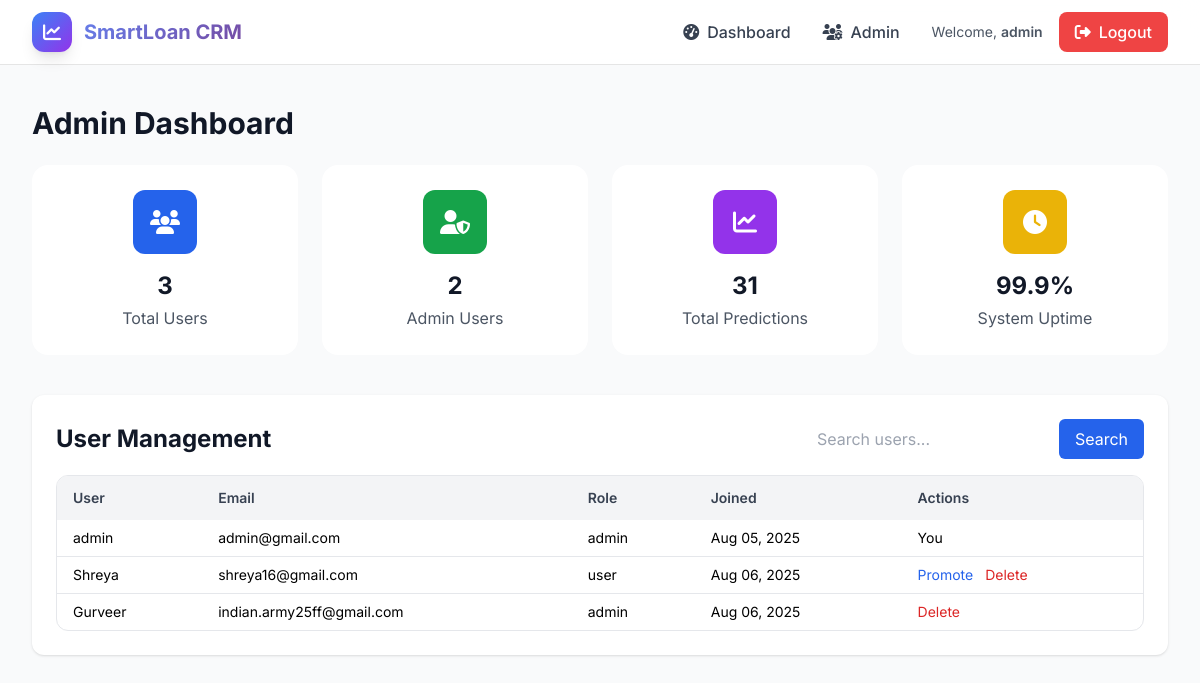
The app's page /admin (signed in) with its own data.
### app/models.py (models this page shows, shortened)
class User(UserMixin, db.Model):
    id = db.Column(db.Integer, primary_key=True)
    username = db.Column(db.String(64), unique=True, nullable=False)
    email = db.Column(db.String(120), unique=True, nullable=False)
    password_hash = db.Column(db.String(256))
    role = db.Column(db.String(20), default='user')
    created_at = db.Column(db.DateTime, default=datetime.utcnow)
    predictions = db.relationship('Prediction', backref='user', lazy=True, cascade="all, delete-orphan")

### app/routes.py (the view)
@bp.route('/admin')
@login_required
def admin_dashboard():
    if current_user.role != 'admin':
        abort(403)
    users = User.query.all()
    return render_template('admin_dashboard.html', users=users)

### app/__init__.py (called while the page is built)
def create_app():
    app = Flask(__name__)
    app.config['SECRET_KEY'] = '4810f5b06aae3d7b426d1537e6366e48'
    app.config['SQLALCHEMY_DATABASE_URI'] = 'sqlite:///site.db'
    db.init_app(app)
    bcrypt.init_app(app)
    login_manager.init_app(app)
    migrate.init_app(app, db)
    from .models import User  # 🔑 Needed for login manager
    from .routes import bp as routes
    app.register_blueprint(routes)
    @login_manager.user_loader
    def load_user(user_id):
        return User.query.get(int(user_id))  # 🔥 This solves the error
    @app.errorhandler(403)
    def forbidden(e):
        return render_template('403.html'), 403
    @app.template_filter('from_json')
    def from_json_filter(s):
        try:
            return json.loads(s)
        except (TypeError, json.JSONDecodeError):
            return {}
    return app

### app/templates/admin_dashboard.html (shortened to what this page needs)
{% extends "base.html" %}
{% block content %}
<div class="min-h-screen bg-gray-50 py-10 px-4 sm:px-6 lg:px-8">
  <div class="max-w-7xl mx-auto">
    <h1 class="text-3xl font-bold text-gray-900 mb-6">Admin Dashboard</h1>
    <div class="grid grid-cols-1 sm:grid-cols-2 lg:grid-cols-4 gap-6 mb-10">
      <div class="stat-card card-modern rounded-2xl p-6 text-center hover-lift">
        <div class="w-16 h-16 bg-blue-600 rounded-xl flex items-center justify-center mx-auto mb-4">
          <i class="fas fa-users text-white text-2xl"></i>
        </div>
        <div class="text-2xl font-bold text-gray-900 mb-1">{{ users|length }}</div>
        <div class="text-gray-600">Total Users</div>
      </div>
      <div class="stat-card card-modern rounded-2xl p-6 text-center hover-lift">
        <div class="w-16 h-16 bg-green-600 rounded-xl flex items-center justify-center mx-auto mb-4">
          <i class="fas fa-user-shield text-white text-2xl"></i>
        </div>
        <div class="text-2xl font-bold text-gray-900 mb-1">
            {{ users|selectattr('role', 'equalto', 'admin')|list|length }}
        </div>
        <div class="text-gray-600">Admin Users</div>
      </div>
      <div class="stat-card card-modern rounded-2xl p-6 text-center hover-lift cursor-pointer" onclick="togglePredictionDetails()">
        <div class="w-16 h-16 bg-purple-600 rounded-xl flex items-center justify-center mx-auto mb-4">
          <i class="fas fa-chart-line text-white text-2xl"></i>
        </div>
        <div class="text-2xl font-bold text-gray-900 mb-1">
          {% set total_predictions = users | map(attribute='predictions') | map('length') | sum %}
          {{ total_predictions if total_predictions else 0 }}
        </div>
        <div class="text-gray-600">Total Predictions</div>
      </div>
      <div class="stat-card card-modern rounded-2xl p-6 text-center hover-lift">
        <div class="w-16 h-16 bg-yellow-500 rounded-xl flex items-center justify-center mx-auto mb-4">
          <i class="fas fa-clock text-white text-2xl"></i>
        </div>
        <div class="text-2xl font-bold text-gray-900 mb-1">99.9%</div>
        <div class="text-gray-600">System Uptime</div>
      </div>
    </div>
    <div class="bg-white shadow rounded-xl p-6 mb-10">
      <div class="flex items-center justify-between mb-4">
        <h2 class="text-2xl font-bold text-gray-900">User Management</h2>
        <form method="GET" action="{{ url_for('routes.admin_dashboard') }}" class="flex space-x-2">
          <input type="text" name="search" placeholder="Search users..." class="input-modern" />
          <button type="submit" class="btn-modern bg-blue-600 text-white rounded-md px-4 py-2">Search</button>
        </form>
      </div>
      <div class="overflow-auto rounded-xl border border-gray-200">
        <table class="min-w-full text-sm">
          <thead class="bg-gray-100">
            <tr>
              <th class="px-4 py-3 text-left font-semibold text-gray-700">User</th>
              <th class="px-4 py-3 text-left font-semibold text-gray-700">Email</th>
              <th class="px-4 py-3 text-left font-semibold text-gray-700">Role</th>
              <th class="px-4 py-3 text-left font-semibold text-gray-700">Joined</th>
              <th class="px-4 py-3 text-left font-semibold text-gray-700">Actions</th>
            </tr>
          </thead>
          <tbody class="divide-y">
            {% for user in users %}
            <tr>
              <td class="px-4 py-2">{{ user.username }}</td>
              <td class="px-4 py-2">{{ user.email }}</td>
              <td class="px-4 py-2">{{ user.role }}</td>
              <td class="px-4 py-2">{{ user.created_at.strftime('%b %d, %Y') }}</td>
              <td class="px-4 py-2">
                {% if current_user.id == user.id %}
                  You
                {% else %}
                  {% if user.role != 'admin' %}
                    <a href="{{ url_for('routes.promote_user', user_id=user.id) }}"
                      class="text-blue-600 hover:underline mr-2"
                      onclick="return confirm('Are you sure you want to promote this user as admin? This change is permanent.');">
                      Promote
                    </a>
                  {% endif %}
                  <a href="{{ url_for('routes.delete_user', user_id=user.id) }}"
                    class="text-red-600 hover:underline"
                    onclick="return confirm('{{ 'This user has prediction history. Are you sure you want to delete all their data?' if user.predictions|length > 0 else 'Are you sure you want to delete this user?' }}');">
                    Delete
                  </a>
                {% endif %}
              </td>
            </tr>
            {% endfor %}
          </tbody>
        </table>
      </div>
    </div>
  </div>
</div>
{% endblock %}

### app/templates/base.html (shortened to what this page needs)
<!DOCTYPE html>
<html lang="en" class="scroll-smooth">
<head>
    <script src="https://cdn.tailwindcss.com"></script>
    <link href="https://cdnjs.cloudflare.com/ajax/libs/font-awesome/6.4.0/css/all.min.css" rel="stylesheet">
    <link href="{{ url_for('static', filename='css/animations.css') }}" rel="stylesheet">
</head>
<body class="bg-gradient-to-br from-blue-50 via-indigo-50 to-purple-50 min-h-screen">
    <nav class="navbar-glass sticky top-0 z-50 animate-fade-in">
        <div class="max-w-7xl mx-auto px-4 sm:px-6 lg:px-8">
            <div class="flex justify-between items-center h-16">
                <div class="flex items-center">
                    <a href="{{ url_for('routes.home') }}" class="flex items-center space-x-3 hover:scale-105 transition-transform duration-300">
                        <div class="w-10 h-10 bg-gradient-to-br from-blue-500 to-purple-600 rounded-xl flex items-center justify-center text-white font-bold text-lg shadow-lg">
                            <i class="fas fa-chart-line"></i>
                        </div>
                        <span class="text-xl font-bold gradient-text">SmartLoan CRM</span>
                    </a>
                </div>
                <div class="hidden md:flex items-center space-x-8">
                    {% if current_user.is_authenticated %}
                        <a href="{{ url_for('routes.user_dashboard') }}" class="nav-link text-gray-700 hover:text-blue-600 font-medium transition-colors duration-300">
                            <i class="fas fa-tachometer-alt mr-2"></i>Dashboard
                        </a>
                        {% if current_user.role == 'admin' %}
                            <a href="{{ url_for('routes.admin_dashboard') }}" class="nav-link text-gray-700 hover:text-purple-600 font-medium transition-colors duration-300">
                                <i class="fas fa-users-cog mr-2"></i>Admin
                            </a>
                        {% endif %}
                        <div class="flex items-center space-x-4">
                            <span class="text-sm text-gray-600">Welcome, <span class="font-semibold">{{ current_user.username }}</span></span>
                            <a href="{{ url_for('routes.logout') }}" class="bg-red-500 hover:bg-red-600 text-white px-4 py-2 rounded-lg font-medium transition-all duration-300 hover:scale-105">
                                <i class="fas fa-sign-out-alt mr-2"></i>Logout
                            </a>
                        </div>
                    {% endif %}
                </div>
            </div>
        </div>
    </nav>
    <main class="page-transition">
        {% block content %}{% endblock %}
    </main>
</body>
</html>

### app/static/css/animations.css (style rules this page uses)
.animate-fade-in { animation: fadeIn 0.6s ease-out forwards; }
.hover-lift { transition: all 0.3s cubic-bezier(0.4, 0, 0.2, 1); }
.page-transition { animation: fadeIn 0.5s ease-out; }
.card-modern { background: rgba(255, 255, 255, 0.95); backdrop-filter: blur(10px); border: 1px solid rgba(255, 255, 255, 0.2); transition: all 0.3s ease; }

### app/templates/base.html (style rules this page uses)
body { font-family: 'Inter', sans-serif; }
.navbar-glass { background: rgba(255, 255, 255, 0.95); backdrop-filter: blur(20px); border-bottom: 1px solid rgba(0, 0, 0, 0.1); }
.gradient-text { background: linear-gradient(135deg, #667eea 0%, #764ba2 100%); -webkit-background-clip: text; -webkit-text-fill-color: transparent; background-clip: text; }

### records on screen
User: username "admin", email "admin@gmail.com", role "admin", created_at "Aug 05, 2025", shows "You"
User: username "Shreya", email "shreya16@gmail.com", role "user", created_at "Aug 06, 2025"
User: username "Gurveer", email "indian.army25ff@gmail.com", role "admin", created_at "Aug 06, 2025"

### other values on screen
{{ users|length }} "3"
{{ users|selectattr('role', 'equalto', 'admin')|list|length }} "2"
{{ total_predictions if total_predictions else 0 }} "31"
